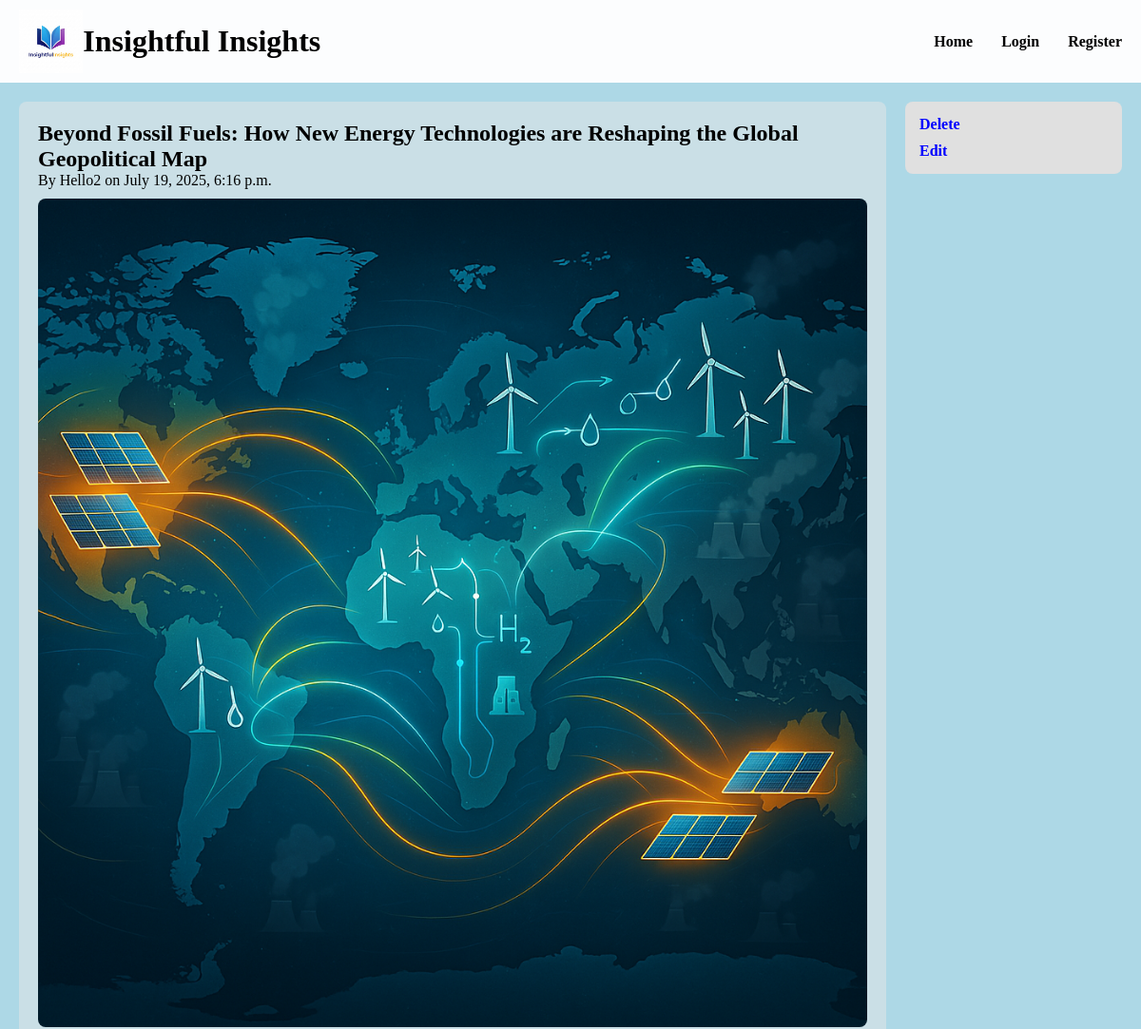
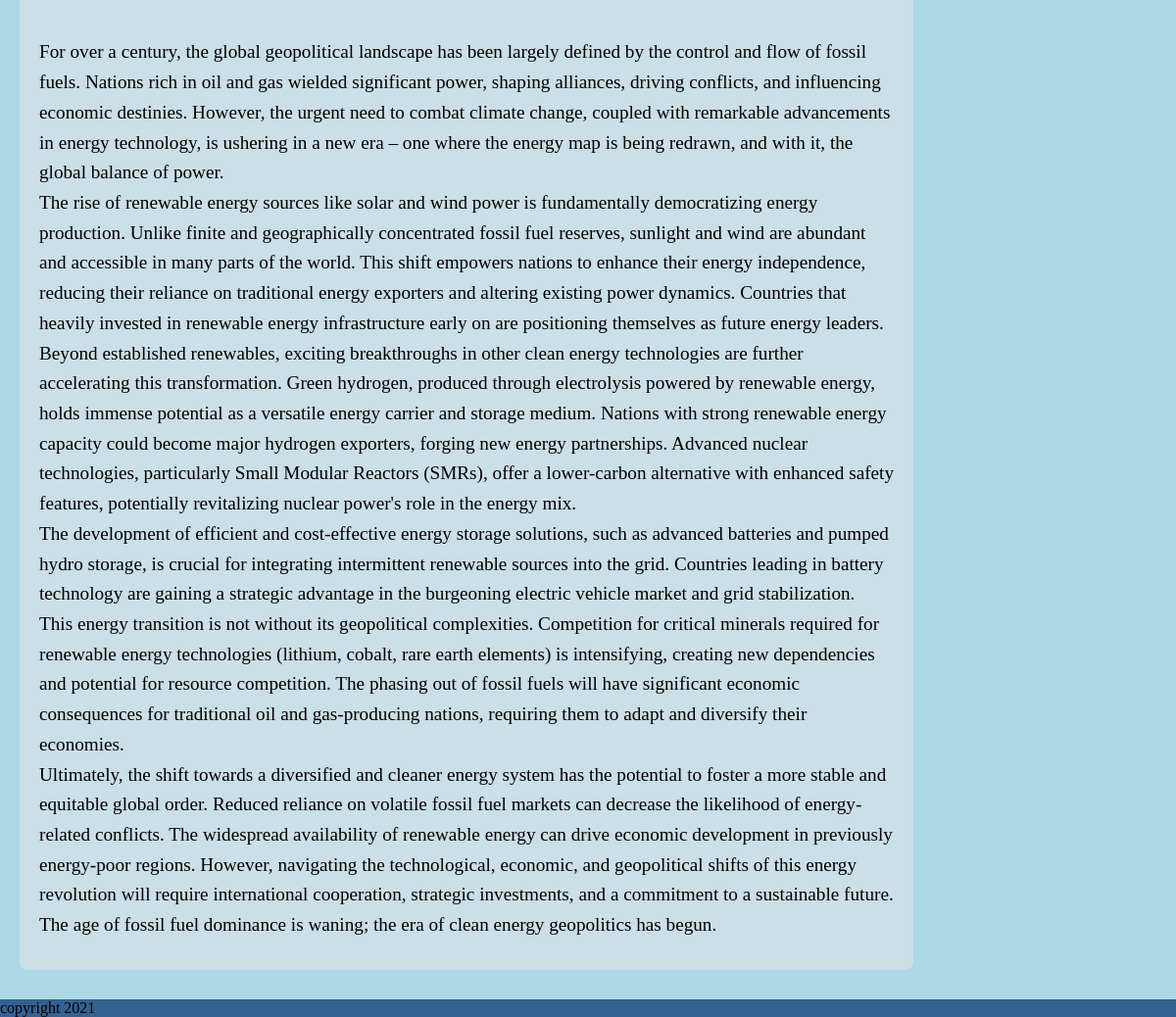
Screenshot of /blog/15/ with the database file from the repository (2 pictures, top to bottom).
### blog/models.py (models this page shows, shortened)
class Post(models.Model):
    title = models.CharField(max_length=100)
    content = models.TextField()
    date_created = models.DateTimeField(default=timezone.now)
    author = models.ForeignKey(User, on_delete=models.CASCADE)
    is_published = models.BooleanField(default=False)
    is_editorschoice = models.BooleanField(default=False)
    summary = models.CharField(max_length=1000, blank=True)
    image = models.ImageField(upload_to='blog_images/', default='blog_images/logo.png')

### blog/views.py (the view)
# urls.py: path('blog/<int:pk>/', PostDetail.as_view(), name='post-detail'),
class PostDetail(DetailView):
    model = Post
    template_name='blog/post_detail.html'
    context_object_name = 'post'

### blog/templates/blog/post_detail.html (shortened to what this page needs)
{% extends "blog/base.html" %}
{% load static %}
{% block head %}
<link rel="stylesheet" href="{% static 'blog/css/post_detail.css' %}">
{% endblock %}
{% block content %}
    <div id='post-detail'>
        <h2>{{post.title}}</h2>
        <p>By {{post.author}} on {{post.date_created}}</p>
        <img id="post-detail-img" src="{{post.image.url}}" alt="Post Image">
        <div id="post-content">
            <p >{{post.content|linebreaks}}</p>
        </div>
    </div>
    <div id="post-detail-sidebar">
        <nav>
            <a class="sidebar-link" href=" {% url "post-delete" post.id%} ">Delete</a>
            <a class="sidebar-link" href=" {% url "post-update" post.id%} ">Edit</a>
        </nav>
    </div>
{% endblock %}

### blog/static/blog/css/header.css (style rules this page uses)
body, html { height: 100%; width: 100%; }
body { display: grid; grid-template-rows: auto 1fr auto; background-color: lightblue; min-height: 100vh; }
* { margin: 0; padding: 0; }

### blog/static/blog/css/post_detail.css (style rules this page uses)
#post-detail { grid-column: 1 / 2; display: flex; flex-direction: column; padding: 20px; background-color: rgb(202, 223, 230); border-radius: 8px; }
#post-content { margin-top: 20px; margin-bottom: 10px; font-size: 1.2em; line-height: 1.6; }
#post-detail-img { width: 100%; height: auto; border-radius: 8px; margin-bottom: 20px; margin-top: 10px; }
#post-detail-sidebar { grid-column: 2 / 3; background-color: #e0e0e0; padding: 15px; border-radius: 8px; align-self: start; min-width: 0; box-sizing: border-box; }
#post-detail-sidebar nav { display: flex; flex-direction: column; gap: 10px; align-items: flex-start; width: 100%; }
.sidebar-link { text-decoration: none; color: blue; font-weight: bold; white-space: nowrap; }

### rows the page displays
Post: title "Beyond Fossil Fuels: How New Energy Technologies are Reshaping the Global Geopolitical Map", author "Hello2", date_created "July 19, 2025, 6:16 p.m.", image (picture), content "For over a century, the global geopolitical landscape has been largely defined by the control and flow of fossil fuels. Nations rich in oil and gas wielded significant power, shaping alliances, driving conflicts, and influencing economic destinies. However, the urgent need to combat climate change, coupled with remarkable advancements in energy technology, is ushering in a new era – one where the energy map is being redrawn, and with it, the global balance of power. The rise of renewable energy sources like solar and wind power is fundamentally democratizing energy production. Unlike finite and geographically concentrated fossil fuel reserves, sunlight and wind are abundant and accessible…"
